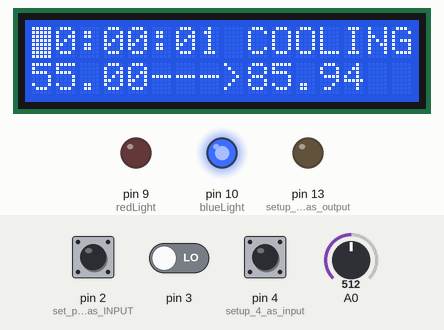
A sketch run on a simulated Arduino Uno, built with avr-gcc and run on an emulated ATmega328P. On the bench: 16×2 character LCD, output pins drawn as LEDs (lit = HIGH). The test bench sets the inputs (shaded band); at power-on: pin 4 (setup_4_as_input) LOW, A0 = 512, pin 2 (set_pins_as_INPUT) LOW, pin 3 LOW. EEPROM starts erased.

Above: at 1.6 s.
1.7 s: pin 4 (setup_4_as_input) pulled HIGH for 0.15 s
At 3.9 s:
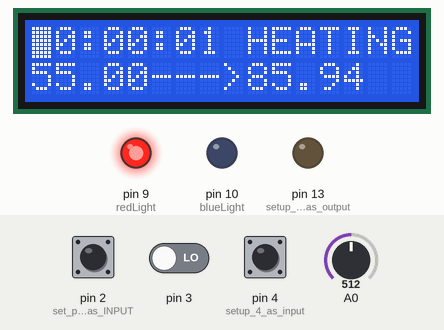
4.5 s: pin 4 (setup_4_as_input) pulled HIGH for 1 s
At 4.9 s:
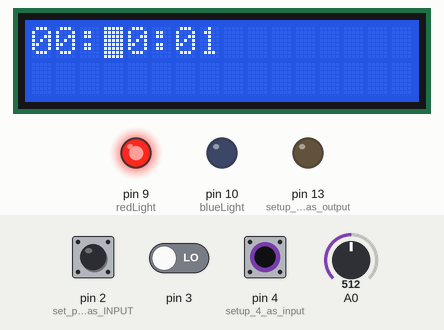
7.0 s: A0 set to 490
At 8.1 s:
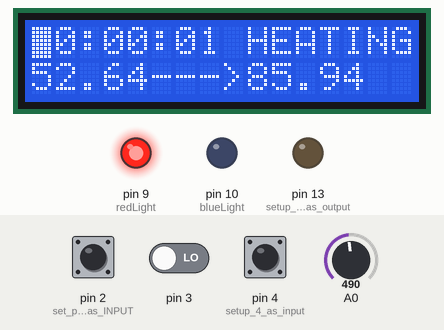
8.5 s: pin 2 (set_pins_as_INPUT) pulled HIGH for 1 s
At 9.7 s:
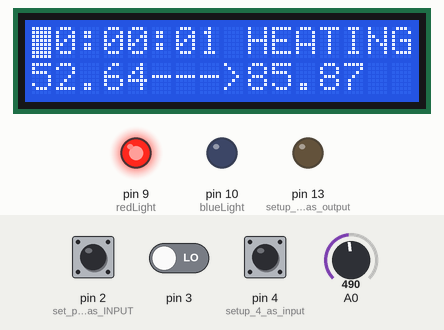
11.5 s: pin 3 driven HIGH
At 13.2 s:
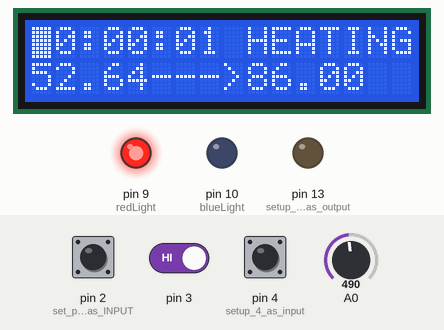
13.5 s: A0 set to 510
At 14.7 s:
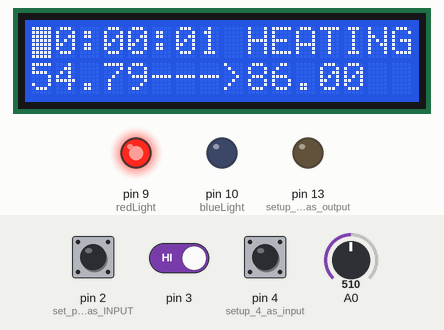
Timing chart, 0 to 16.5 s (numbered marks = the images above; inputs shaded):
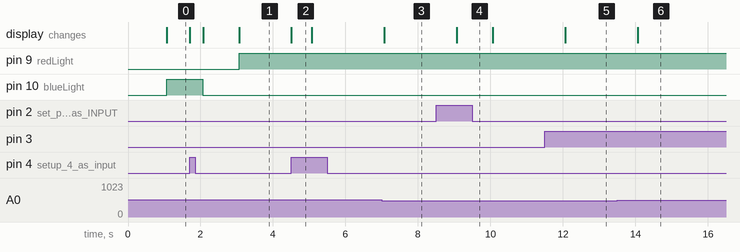

Measured:
- after the input at 1.7 s, the display: first changes at once (image 1 shows a later state)
- after the input at 4.5 s, the display: changes at once (image 2)
- after the input at 7.0 s, the display: changes after 0.07 s (image 3)
- after the input at 8.5 s, the display: changes after 0.57 s (image 4)
- after the input at 11.5 s, the display: changes after 0.57 s (image 5)
- after the input at 13.5 s, the display: changes after 0.57 s (image 6)
- what the display in image 2 shows lasts 0.6 s, from 4.5 s to 5.1 s

The sketch:

main.ino
```cpp
#include "thermoStates.h"
#include "EncoderMonitor.h"
#include <LiquidCrystal.h>
#include "ClockBasics.h"
#include "ButtonDebounce.h"
#include <EEPROM.h>
#define INTERVAL 1000

unsigned long timer;
float tempGoal = 0; //temperature goal
int redLight = 9; //red light pin
int blueLight = 10; //blue light pin
int lastEncoder = 0; //initialize encoder integer
//LiquidCrystal LcdDriver (A5, A4, 5, 6, 7, 8);

void setup() {
  // put your setup code here, to run once:
  ButtonInitialize(); //initialize button
  LcdDriver.begin(16, 2);
  LcdDriver.setCursor(0, 0);
  timer = millis();      // Timer setup.
  analogReference(INTERNAL);
  EncoderInitialize(); //initialize encoder
  pinMode(redLight, OUTPUT); //sets red light pin to output
  pinMode(blueLight, OUTPUT); //sets blue light pin to output
  encoderPosition = EEPROM.read(0); //read initial encoder position from EEPROM
  lastEncoder = encoderPosition; //initialize lastEncoder position

}

void loop() {
  // put your main code here, to run repeatedly:
  float measured;// Check time
  String stateToString; //string for state message


  switch(ButtonNextState(digitalRead(4))) //Using button state machine
    {
      case 2:
        IncreaseClock(); //on a short press, incement clock values
        LcdDriver.clear();
        SendClock(); //output clock
        break;

      case 3:
        MoveClockState(); //on long press, chang the clock state
        LcdDriver.clear();
        SendClock(); //output clock
        break;
    }

  if (millis() - timer >= INTERVAL)     // if 1000 milliseconds, compute voltage and temperature
  {
    if(clockState == CLOCK_RUNNING)
      UpdateClock(); //update clock for screen
    LcdDriver.clear(); //clear screen
    LcdDriver.setCursor(0, 0);
    SendClock(); //print clock values

    measured = 1.1 * analogRead(0) / 10.24; //compute temperature
    updateTemp(tempGoal, measured);
    switch(state)
    {
      case STANDBY:
        stateToString = " STANDBY"; //update string state
        digitalWrite(redLight, 0); //red off
        digitalWrite(blueLight, 0); //blue off
        break;
      case HEATING:
        stateToString = " HEATING"; //update string state
        digitalWrite(redLight, 1); //red on
        digitalWrite(blueLight, 0); //blue off
        break;
      case COOLING:
        stateToString = " COOLING"; //update string state
        digitalWrite(redLight, 0); //red off
        digitalWrite(blueLight, 1); //blue on
        break;
    }


    tempGoal = (encoderPosition / 16.0) + 70; //record desired temperature
    if(encoderPosition != lastEncoder) //only write to EEPROM if encoder has changed
    {
      EEPROM.write(0, encoderPosition);
    }

    //LcdDriver.clear();
    //SendClock();
    LcdDriver.setCursor(8, 0); //set cursor to 8 on first line
    LcdDriver.print(stateToString); //pring state string

    LcdDriver.setCursor(0, 1); //move cursor down
    LcdDriver.print(measured); //print measured value
    LcdDriver.print("--->"); //print arrow for clean output
    LcdDriver.print(tempGoal); //print desired temperature
    LcdDriver.setCursor(0, 0); //reset cursor
    lastEncoder = encoderPosition; //update last encoder position
    timer += INTERVAL;    //update timer
  } // End of Timer

}
```

ButtonDebounce.h
```cpp
#ifndef ButtonDebounce_H
#define ButtonDebounce_H

enum states {ButtonIdle, ButtonWait, ButtonHigh, ButtonLow}; // enum of posssible states
states ButtonState = ButtonIdle; //global variable for button state
unsigned long int ButtonTime; //holds time to debounce Switch


int ButtonInitialize()
{
  pinMode(13, OUTPUT); //setup 13 as output
  pinMode(4, INPUT); //setup 4 as input
  digitalWrite(13, LOW); //set 13 to low
}

int ButtonNextState(int button) //function to increase button state
{
  switch(ButtonState) //state machine for button
  {
    case ButtonIdle: //if idle
    if(button == LOW) //if button pressed
    {
      ButtonTime = millis(); //get time
      ButtonState = ButtonWait; //update state
      digitalWrite(13, HIGH); //set 13 to high
    }
    break;

    case ButtonWait: //if waiting
    if(button == HIGH) //released
    {
      ButtonState = ButtonIdle; //button idle now
      digitalWrite(13, LOW); //set to low
    }
    else
    {
      if(millis() - ButtonTime >= 5) //pressed
      {
      ButtonState = ButtonLow; //updated to pressed
      digitalWrite(13, LOW); //write low
      return 1; //return state indicator
      }
    }
    break;

    case ButtonLow: //pressed
    if(button == HIGH) //released
    {
      ButtonState = ButtonIdle; //reset state
      if(millis() - ButtonTime > 500) //if the press was long
        return 3; //return long indicator
      return 2; //else return short indicator
    }
    break;
  }
  return 0; //error indicator
}

#endif
```

ClockBasics.h
```cpp
#ifndef ClockBasics_H
#define ClockBasics_H

LiquidCrystal LcdDriver(A5, A4, 5, 6, 7, 8 ); // This selects the pins to be used.
// Variable used as clock settings.
int CLK_Hours, CLK_Minutes, CLK_Seconds;

// States for setting clock.
enum ClockStates { CLOCK_RUNNING, CLOCK_SET_HOURS,
                   CLOCK_SET_MINUTES, CLOCK_SET_SECONDS
                 };
ClockStates clockState = CLOCK_RUNNING;

// This function is to be called every second
// to update the clock represented by the
// global variables Hours, Minutes, Seconds
void UpdateClock()
{
  // Check if Seconds not at wrap point.
  if (CLK_Seconds < 59)
  {
    CLK_Seconds++; // Move seconds ahead.
  }
  else
  {
    CLK_Seconds = 0; // Reset Seconds
    // and check Minutes for wrap.
    if (CLK_Minutes < 59)
    {
      CLK_Minutes++; // Move seconds ahead.
    }
    else
    {
      CLK_Minutes = 0; // Reset Minutes
      // check Hours for wrap
      if (CLK_Hours < 23)
      {
        CLK_Hours++;// Move Hours ahead.
      }
      else
      {
        CLK_Hours = 0;// Reset Hours
      }// End of CLK_Hours test.
    } // End of Minutes test
  } // End of Seconds test
} // end of UpdateClock()

// Send Hours, Minutes and Seconds to a display.
void SendClock()
{
  //LcdDriver.print(" ");
  // Check if leading zero needs to be sent
  if (CLK_Hours < 10)
  {
    LcdDriver.print("0");
  }
  LcdDriver.print(CLK_Hours); // Then send hours
  LcdDriver.print(":"); // And separator
  // Check for leading zero on Minutes.
  if (CLK_Minutes < 10)
  {
    LcdDriver.print("0");
  }
  LcdDriver.print(CLK_Minutes); // Then send Minutes
  LcdDriver.print(":"); // And separator
  // Check for leading zero needed for Seconds.
  if (CLK_Seconds < 10)
  {
    LcdDriver.print("0");
  }
  LcdDriver.print(CLK_Seconds); // Then send Seconds
  switch ( clockState )
  {
    case CLOCK_RUNNING:
      break;
    case CLOCK_SET_HOURS: //from hours
      LcdDriver.setCursor(1, 0); //go to hours
      break;
    case CLOCK_SET_MINUTES: //from minutes
      LcdDriver.setCursor(3, 0); //go to minutes
      break;
    case CLOCK_SET_SECONDS: //from seconds
      LcdDriver.setCursor(5, 0); //go to seconds
      break;
  }
  LcdDriver.cursor();
  LcdDriver.blink();
} // End of SendClock()

void MoveClockState()
{
  switch(clockState) //state machine
  {
    case CLOCK_RUNNING: //from running
      clockState = CLOCK_SET_HOURS; //go to hours
      break;
    case CLOCK_SET_HOURS: //from hours
      clockState = CLOCK_SET_MINUTES; //go to minutes
      break;
    case CLOCK_SET_MINUTES: //from minutes
      clockState = CLOCK_SET_SECONDS; //go to seconds
      break;
    case CLOCK_SET_SECONDS: //from seconds
      clockState = CLOCK_RUNNING; //go to running
      break;
  }
} //end MoveClockState

void IncreaseClock()
{
  switch(clockState)
  {
    case CLOCK_RUNNING: //don't change if running
      break;
    case CLOCK_SET_HOURS:
      CLK_Hours++; //increment hours
      if(CLK_Hours > 23) //watch for wrap
        CLK_Hours = 0;
      break;
    case CLOCK_SET_MINUTES:
      CLK_Minutes++; //increment mins
      if ( CLK_Minutes > 59 ) //watch for wrap
          CLK_Minutes = 0;
      break;
    case CLOCK_SET_SECONDS:
      CLK_Seconds++; //increment secs
      if ( CLK_Minutes > 59 ) //watch for wrap
          CLK_Minutes = 0;
      break;
  }
}


#endif
```

EncoderMonitor.h
```cpp
#ifndef EncoderMonitor_H
#define EncoderMonitor_H

volatile int encoderPosition; //encoder pos can change at any time

void EncoderMonitorA() //interrupt service routines
{
  if(digitalRead(2) == digitalRead(3)) //if input 2 and 3 are equal
  {
    encoderPosition++; //increment encoder Pos
  }
  else
  {
    encoderPosition--; //else decrement encoder Pos
  }
}

void EncoderMonitorB()
{
  if(digitalRead(2) == digitalRead(3)) //if input 2 and 3 are equal
  {
    encoderPosition--; //decrement encoder Pos
  }
  else
  {
    encoderPosition++; //else increment encoder Pos
  }
}

void EncoderInitialize() //start encoder monitoring
{
  pinMode(2, INPUT); //set pins as INPUT
  pinMode(3, INPUT);
  attachInterrupt( digitalPinToInterrupt(2), EncoderMonitorA, CHANGE ); //attach Interrupts to pins
  attachInterrupt( digitalPinToInterrupt(3), EncoderMonitorB, CHANGE );
}

#endif
```

thermoStates.h
```cpp
#ifndef thermoStates_H
#define thermoStates_H

enum SMStates { STANDBY, HEATING, COOLING }; //state enumerator
SMStates state = STANDBY;

SMStates updateTemp(float tempGoal, float measuredTemp) //state machine
{
  switch(state)
  {
    case STANDBY: //case standby
      if(measuredTemp > tempGoal + 5) //if measured temp > tempGoal by 5
      {
        state = COOLING; //set state to cooling
      }
      else if(measuredTemp < tempGoal - 5) //if measured temp < tempGoal by 5
      {
        state = HEATING; //set state to heating
      }
      break;

    case HEATING: //case heating
      if(measuredTemp >= tempGoal) //if measured temp > temperature goal
      {
        state = STANDBY; //set to standby
      }
      break;

    case COOLING: //case heating
      if(measuredTemp <= tempGoal) //if measured temp < temperature goal
      {
        state = STANDBY; //set to standby
      }
      break;
  }
}

#endif
```
